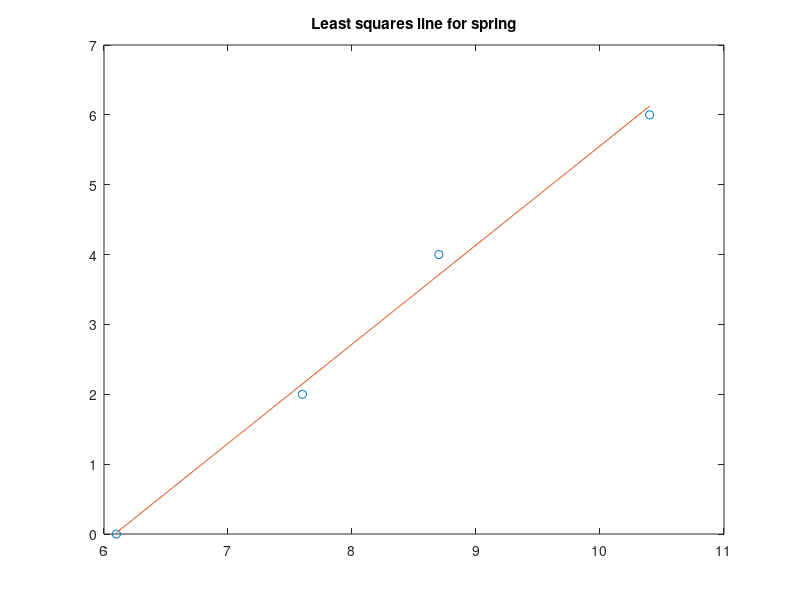

The MATLAB source for this figure:
% P7_2.M  Least squares fit of a line to data
%
x=[6.1 7.6 8.7 10.4];
y=[0 2 4 6];
%
A1=[1 1 1 1];
A=[A1' x'];
fprintf('Coefficients')
xlsq=A'*A \ A'*y'
%
fprintf('Equation: %fx  %f\n',xlsq(2),xlsq(1));
%
xplot=[6.1:0.01:10.4];
yplot=xlsq(2).*xplot + xlsq(1);
plot(x,y,'o',xplot,yplot,'-')
title('Least squares line for spring')
%
% Add a few comments and annotate plot.
%
